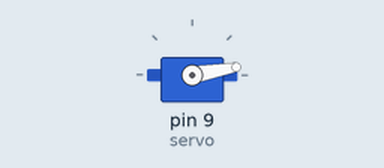
This sketch was run on a simulated Arduino Uno, built with avr-gcc and run on an emulated ATmega328P. On the bench: servo.

Above: at 4.0 s.
At 10.15 s:
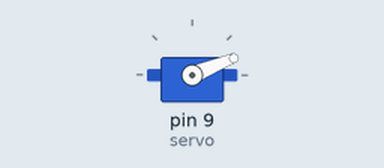
At 12.35 s:
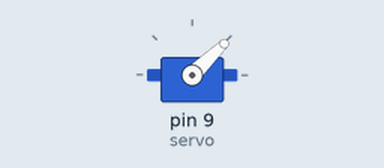
At 14.6 s:
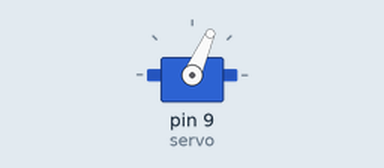
Timing chart, 0 to 40.0 s (numbered marks = the images above):
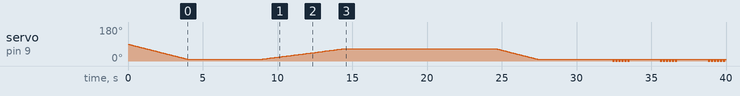

The sketch:

make_tea.ino
```cpp
#include <Servo.h>

Servo servo;  // create servo object to control a servo
int minutes_to_steep = 1;
int flag_up = 10;
int flag_down = 90;
int flag_half = 45;
int flag_dunk_low = 65;
int flag_dunk_high = 30;
int raise_and_lower_duration = 8000;

// starting values for loops
int a = 0;
int b = 0;
int c = 0;
int d = 0;
int e = 0;
int i = 0;
int j = 0;
int k = 0;
int s = 0;

void slow_up() {
  for (c = 0; servo.read() > flag_up; c++) {
    servo.write(servo.read() - 1);
    delay(50);
  }
}
void slow_down() {
  for (d = 0; servo.read() < flag_down; d++) {
    servo.write(servo.read() + 1);
    delay(50);
  }
}

void dunk(int steep_duration) {
  double cycles = steep_duration / raise_and_lower_duration;
  // dunk/steep
  for (k = 0; k < cycles; k++) {
    //raise
    for (i = 0; servo.read() >= flag_dunk_high; i++) {
      servo.write(servo.read() - 1);
      delay(100);
    }
    delay(500);
    //lower
    for (j = 0; servo.read() <= flag_dunk_low; j++) {
      servo.write(servo.read() + 1);
      delay(100);
    }
  }
  delay(5000);
}

void soak() {
  for (e = 0; servo.read() <= flag_dunk_low; e++) {
    servo.write(servo.read() + 1);
    delay(100);
  }
}
  void shake() {
    for (s = 0; s <= 3; s++) {
      for (b = 0; b <= 5; b++) {
        servo.write(servo.read() - 10);
        delay(100);
        servo.write(servo.read() + 10);
        delay(100);
      }
      delay(2000);
    }
  }

  void setup() {
    servo.attach(9);  // attaches the servo on pin 9 to the servo object

    // setup() is probably not the proper place for this
    slow_up();
    delay(5000);
    soak();
    delay(5000);
    dunk(35000);
    slow_up();
    delay(5000);
    shake();
  }

  // master loop
  void loop() {
  }
```
